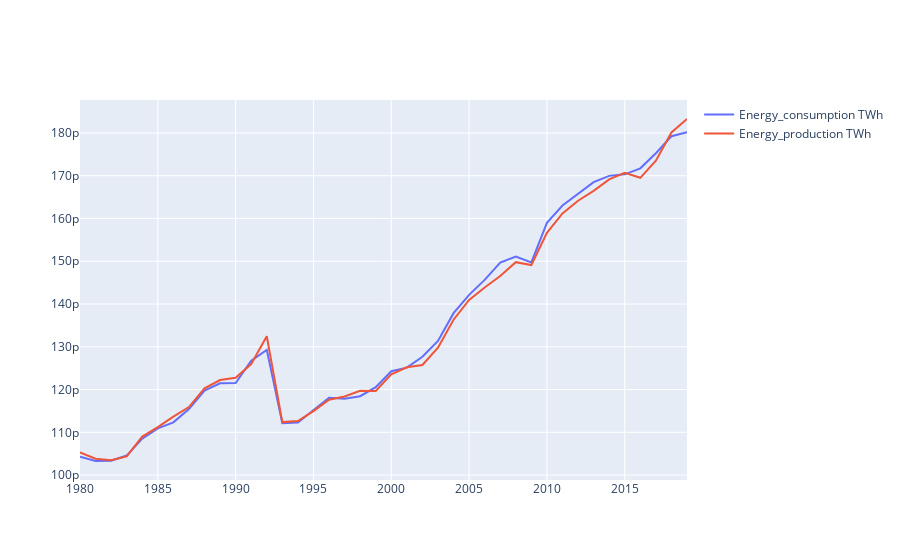

Notebook code cell kept with this figure:
### Code cell
import plotly.offline as py
col=['Energy_consumption', 'Energy_production',
                 'Energy_intensity_per_capita']
py.iplot([{
    'x':df_fin_or.index,
    'y':df_fin_or[col],
    'name': col
} for col in  df_fin_or.columns], filename='cufflinks/multiple-lines-on-same-chart')
